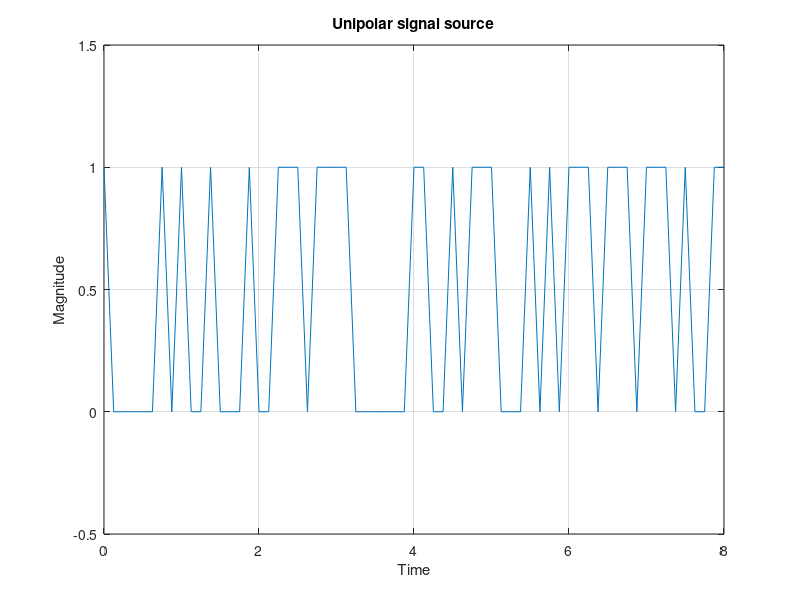
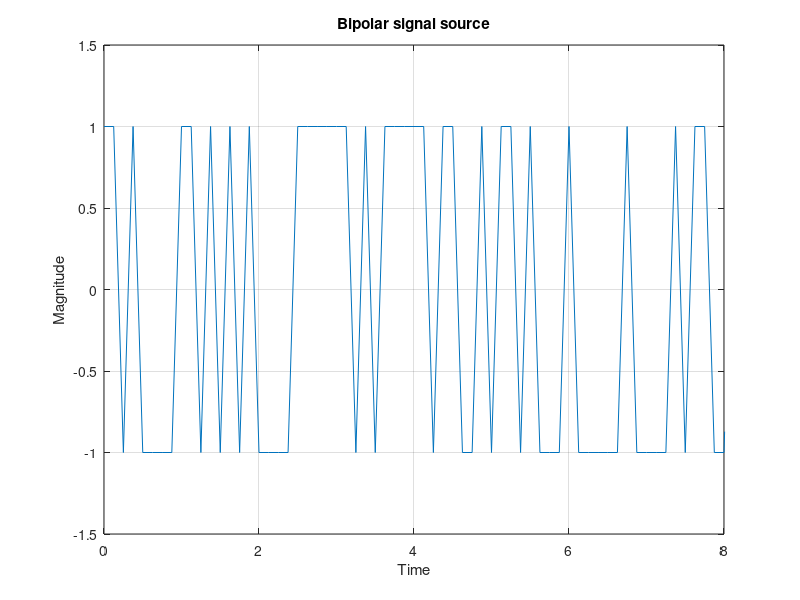

These charts were generated, in order, by the following MATLAB code: (Note: this script raises an error after producing the figures.)
clear, close all, clc;

% Setting the system paramters
sampleRate = 8; % the sample rate
bitRate = 1; % the bit rate
symbolNum = 4096; % number of symbols
sampleNum = 8; % number of samples per symbol
M = symbolNum*sampleNum; % number of sample columns
N = 1; % number of sample rows
signalRange = [0 1]; % Range for the random signal 
sampleRateOD = 1; % used for over/down sampling

inc = bitRate/sampleRate; %The time increment
total = symbolNum*sampleNum*inc; % total data

T = 8; % signal period
t = 0:inc:total-inc; % data transmission time

% Creating the signal source
uniSrc = randi(signalRange, M, N); % Unipolar signal (0 or 1)
biSrc = 2*randi(signalRange,M, N)-1; % Bipolar signal (-1 or 1)
% Drawing the unipolar signal source
figure;
plot(t, uniSrc);
title('Unipolar signal source'); 
xlabel('Time');
ylabel('Magnitude');
grid on;
axis([0 8 -0.5 1.5]);
% Drawing the bipolar signal source
figure;
plot(t, biSrc);
title('Bipolar signal source'); 
xlabel('Time');
ylabel('Magnitude');
grid on;
axis([0 8 -1.5 1.5]);

% Rectangular Pulse Shaping
rectPulseUni = rectpulse(uniSrc, sampleNum); %unipolar
rectPulseBi = rectpulse(biSrc, sampleNum);%bipolar

% Drawing the unipolar signal source (pulse-shaped)
t1 = 0:inc:sampleNum*total-inc; 
figure;
plot(t1, rectPulseUni);
title('Unipolar rect-pulse-shaped signal'); 
xlabel('Time');
ylabel('Magnitude');
grid on;
axis([0 64 -0.5 1.5]);

% Drawing the bipolar signal source (pulse-shaped)
figure;
plot(t1, rectPulseBi);
title('Bipolar rect-pulse-shaped signal'); 
xlabel('Time');
ylabel('Magnitude');
grid on;
axis([0 64 -1.5 1.5]);

% Plot the baseband with arbitary noise power
noiseRectUni = awgn(rectPulseUni, 20, 'measured'); %add noise
figure;
plot(t1, rectPulseUni);
hold on
plot(t1, noiseRectUni);
hold off
title('Unipolar rect-pulse-shaped signal with noise (baseband signal)'); 
xlabel('Time');
ylabel('Magnitude');
grid on;
legend('Pulse-shaped signal','Pulse-shaped signal with noise');
axis([0 64 -0.5 1.5]);
% plot the bipolar baseband
noiseRectBi = awgn(rectPulseBi, 20, 'measured'); %add noise
figure;
plot(t1, rectPulseBi);
hold on
plot(t1, noiseRectBi);
hold off
title('Bipolar rect-pulse-shaped signal with noise (baseband signal)'); 
xlabel('Time');
ylabel('Magnitude');
grid on;
legend('Pulse-shaped signal','Pulse-shaped signal with noise');
axis([0 64 -1.5 1.5]);

PSDW = 4096; % the PSD window size
%Plotting PSD for unipolar signaling
figure;
[pxx, freq] = pwelch(noiseRectUni, PSDW, PSDW/2, 'centered', 'power');
power = 10*log10(pxx);
plot(freq, power);
title('PSD of Uniploar baseband signal (rect-pulse-shaped)'); 
xlabel('Frequency (Hz)');
ylabel('Magnitude (dB)');
grid on;
%Plotting PSD for bipolar signaling
figure;
[pxx, freq] = pwelch(noiseRectBi, PSDW, PSDW/2, 'centered', 'power');
power = 10*log10(pxx);
plot(freq, power);
title('PSD of Biploar baseband signal (rect-pulse-shaped)'); 
xlabel('Frequency (Hz)');
ylabel('Magnitude (dB)');
grid on;

% Applying channel model
N0 = -10:1:10; %arbitrary channel power
BER_Uni= zeros(length(N0), 1); %list of BER for unipolar
BER_Bi= zeros(length(N0), 1); %list of BER for bipolar
index = 1;%indicates the BER index
for N0 = -10:1:10
    noiseRectUni = awgn(rectPulseUni, N0, 'measured');%add noise
    noiseRectBi = awgn(rectPulseBi, N0, 'measured');%add noise
    
    % Matched Filter
    HF=ones(sampleRate, 1);
    % Matched Filtering for unipolar
    rcvSignal = conv(noiseRectUni, HF).';
    % circular shifting
    rcvSignal= circshift(rcvSignal,[0, -7]);
    %down sampling
    rcvUni = downsample(rcvSignal, sampleNum);
    % Matched Filtering for bipolar
    rcvSignal = conv(noiseRectBi, HF).';
    % circular shifting
    rcvSignal= circshift(rcvSignal,[0, -7]);
    %down sampling
    rcvBi = downsample(rcvSignal, sampleNum);

    % Pulse detection for unipolar
    resultUni= [];% the results of pulse detection
    for i=1:length(rcvUni)
        if (rcvUni(i)>4) %compare to threshold
            resultUni(i) = 1;
        else
            resultUni(i) = 0;
        end
    end
    % Pulse detection for bipolar
    resultBi= [];% the results of pulse detection
    for i=1:length(rcvBi)
        if (rcvBi(i)>0) %compare to threshold
            resultBi(i) = 1;
        else
            resultBi(i) = -1;
        end
    end
    
    errorNum = 0; %number of errors
    for i=1:length(uniSrc)
        if (uniSrc(i)~=resultUni(i))%if bit error
            errorNum= errorNum+1;
        end
    end
    %calculate BER
    BER_Uni(index)= errorNum/length(uniSrc);
    
    errorNum = 0;%number of errors
    for i=1:length(biSrc)
        if (biSrc(i)~=resultBi(i))%if bit error
            errorNum= errorNum+1;
        end
    end
    %calculate BER
    BER_Bi(index)= errorNum/length(biSrc);
    %increment index for next loop
    index = index+1;
end

N0 = -10:1:10;%arbitrary noise power
EbN0 = 8./(10.^(N0./10)); %SNR for unipolar
tBER=qfunc(sqrt(EbN0)); %Theoretical BER for unipolar
B = 2/T; %bandwidth
figure;
%Draw the analytical BER vs Eb/No
semilogy(N0,(BER_Uni));
hold on
%Draw the theoretical BER vs Eb/No
semilogy(10*log10(B.*EbN0),(tBER));
hold off
title('BER performance for unipolar rectangular pulse shaping');
legend('Analytical BER vs Eb/No','Theoretical BER vs Eb/No');
xlabel('Eb/No (dB)');
ylabel('BER');
grid on;
axis([-5 5 0.001 0.5]);

figure;
N0 = -10:1:10;%arbitrary noise power
EbN0 = 8./(10.^(N0./10));%Theoretical BER for unipolar
B = 2/T;%bandwidth
tBER=qfunc(sqrt(2*EbN0)); %Theoretical BER for unipolar
%Draw the analytical BER vs Eb/No
semilogy(N0,(BER_Bi));
hold on
%Draw the theoretical BER vs Eb/No
semilogy(10*log10(B.*EbN0),(tBER));
hold off
title('BER performance for bipolar rectangular pulse shaping');
legend('Analytical BER vs Eb/No','Theoretical BER vs Eb/No');
xlabel('Eb/No (/dB)');
ylabel('BER');
grid on;
axis([-5 5 0.001 0.5]);

figure;
%Plot BER for bipolar
semilogy(N0,(BER_Bi));
hold on 
%Plot BER for unipolar
semilogy(N0,(BER_Uni));
hold off
title('BER comparison for rectangular pulse shaping');
legend('Bipolar','Unipolar');
xlabel('Eb/No (/dB)');
ylabel('Bit Error Rate ');
grid on;
axis([-5 5 0.001 0.5]);